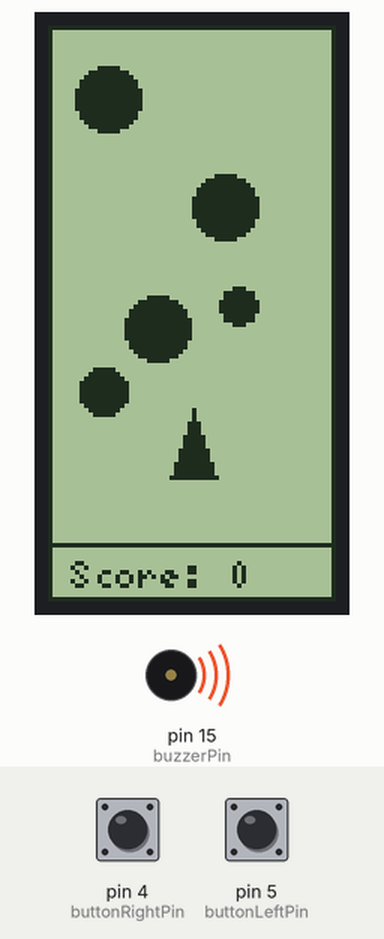
Recording of a sketch running on a simulated Arduino Uno, built with avr-gcc and run on an emulated ATmega328P. On the bench: 64×128 one-colour display, buzzer (waves = sounding). Inputs (shaded band) come from the test bench; at power-on: pin 4 (buttonRightPin) HIGH, pin 5 (buttonLeftPin) HIGH. Random numbers use the default seed unless the sketch sets one.

Above: at 1.25 s.
1.3 s: pin 4 (buttonRightPin) pulled LOW for 0.15 s
At 1.59 s:
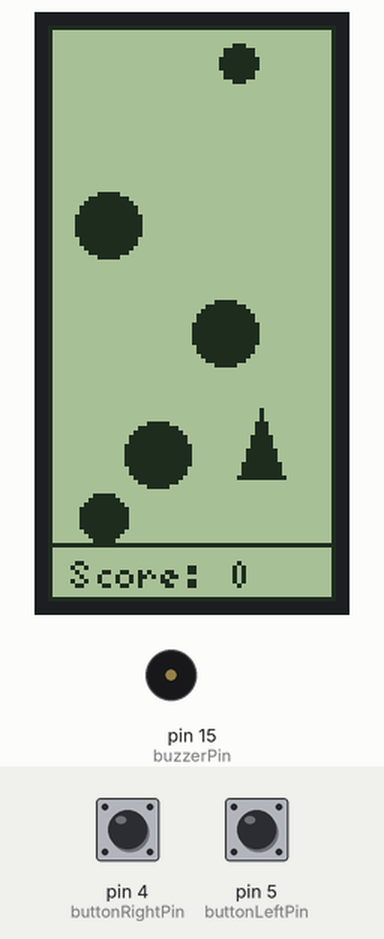
2.0 s: pin 5 (buttonLeftPin) pulled LOW for 0.15 s
At 2.12 s:
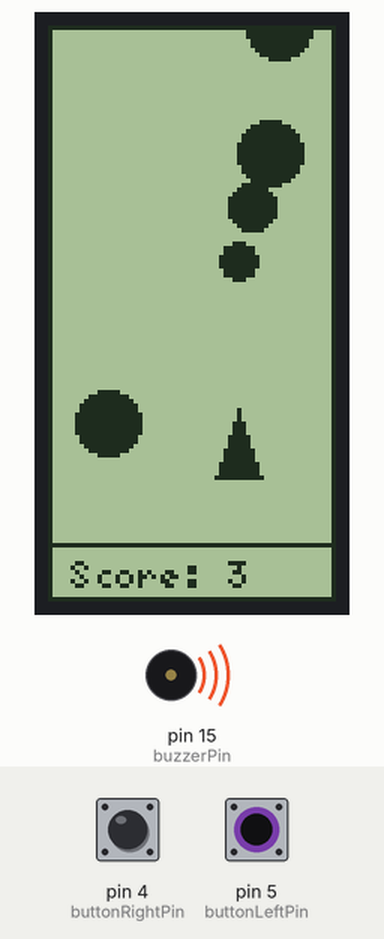
2.7 s: pin 4 (buttonRightPin) pulled LOW for 1 s
At 2.85 s:
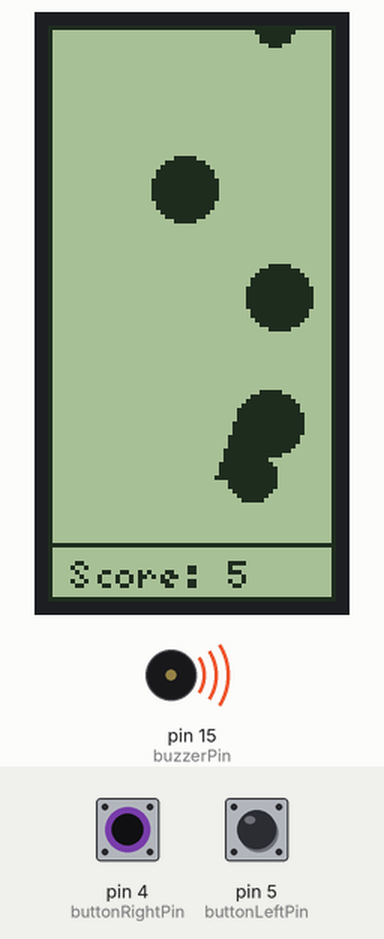
4.3 s: pin 5 (buttonLeftPin) pulled LOW for 1 s
At 4.4 s:
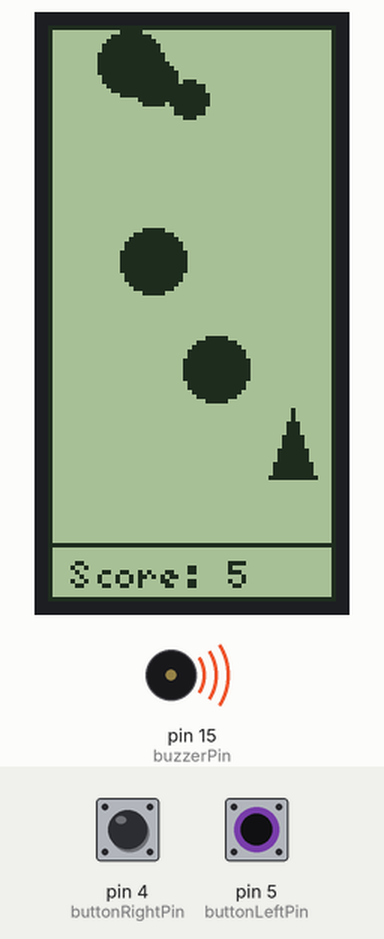
Timing chart, 0 to 6.9 s (numbered marks = the images above; inputs shaded):
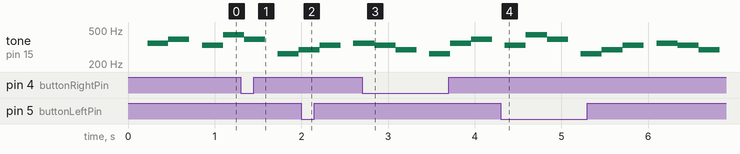

The sketch:

Meteor-Dodge.ino
```cpp
#include <U8g2lib.h>

// Buzzer pin definition
const int buzzerPin = 15;

// Note frequencies (in Hz)
#define NOTE_C4  262
#define NOTE_D4  294
#define NOTE_E4  330
#define NOTE_F4  349
#define NOTE_G4  392
#define NOTE_A4  440
#define NOTE_B4  494
#define NOTE_C5  523
#define NOTE_REST 0

// Space theme melody
const int melody[] = {
  NOTE_C4, NOTE_F4, NOTE_G4, NOTE_REST,
  NOTE_E4, NOTE_A4, NOTE_G4, NOTE_REST,
  NOTE_C4, NOTE_D4, NOTE_E4, NOTE_REST,
  NOTE_F4, NOTE_E4, NOTE_D4, NOTE_REST
};

// Duration of each note (in milliseconds)
const int noteDurations[] = {
  200, 200, 200, 100,
  200, 200, 200, 100,
  200, 200, 200, 100,
  200, 200, 200, 100
};

// Keep track of the current note
int currentNote = 0;
unsigned long lastNoteTime = 0;

// Initialize the ST7920 128x64 display in SPI mode with vertical orientation
U8G2_ST7920_128X64_F_SW_SPI u8g2(U8G2_R1, /* clock (E)=*/ 14, /* data (R/W)=*/ 12, /* CS (RS)=*/ 13, /* reset=*/ U8X8_PIN_NONE);

// Triangle position and size variables
int triangleX = 27;
const int triangleWidth = 10;
const int triangleBaseY = 100;
const int triangleTipY = 85;

// Timing variables
unsigned long previousMillis = 0;
const long interval = 16.67;

// Maximum number of meteors in the game
const int maxMeteorCount = 5;

// Define a structure to represent a meteor
struct Meteor {
  int x;
  int y;
  int size;
  bool active;
};

// Array to hold multiple meteors
Meteor meteors[maxMeteorCount];

// Player's score variable
int score = 0;

// Pin numbers for the left and right buttons
const int buttonLeftPin = 5;
const int buttonRightPin = 4;

void playNote() {
  unsigned long currentTime = millis();

  // Check if it's time to play the next note
  if (currentTime - lastNoteTime >= noteDurations[currentNote]) {
    // Stop the previous note
    noTone(buzzerPin);

    // Move to the next note
    currentNote = (currentNote + 1) % (sizeof(melody) / sizeof(melody[0]));

    // Play the current note if it's not a rest
    if (melody[currentNote] != NOTE_REST) {
      tone(buzzerPin, melody[currentNote]);
    }

    lastNoteTime = currentTime;
  }
}

void setup() {
  u8g2.begin();
  pinMode(buttonLeftPin, INPUT_PULLUP);
  pinMode(buttonRightPin, INPUT_PULLUP);
  pinMode(buzzerPin, OUTPUT);           // Set up the buzzer pin

  // Initialize meteors with random positions and sizes
  for (int i = 0; i < maxMeteorCount; i++) {
    meteors[i].x = random(0, 64);
    meteors[i].y = random(-127, 0);
    meteors[i].size = random(2, 8);
    meteors[i].active = true;
  }
}

void loop() {
  unsigned long currentMillis = millis();

  // Play background music
  playNote();

  if (currentMillis - previousMillis >= interval) {
    previousMillis = currentMillis;

    u8g2.clearBuffer();

    u8g2.setFont(u8g2_font_5x8_tr);
    u8g2.drawStr(5, 125, "Score:");
    u8g2.setCursor(40, 125);
    u8g2.print(score);

    u8g2.drawFrame(0, 0, 64, 128);
    u8g2.drawLine(0, 115, 64, 115);
    u8g2.drawTriangle(triangleX, triangleBaseY, triangleX + 5, triangleTipY, triangleX + 10, triangleBaseY);

    for (int i = 0; i < maxMeteorCount; i++) {
      if (meteors[i].active) {
        u8g2.drawDisc(meteors[i].x, meteors[i].y, meteors[i].size);
        meteors[i].y += 4;

        if (meteors[i].y > 110) {
          meteors[i].y = 0;
          meteors[i].x = random(6, 58);
          score++;
        }

        if (meteors[i].y + meteors[i].size >= triangleTipY && meteors[i].y - meteors[i].size <= triangleBaseY) {
          if (meteors[i].x >= triangleX && meteors[i].x <= triangleX + triangleWidth) {
            score = 0;
            meteors[i].y = 0;
          }
        }
      }
    }

    if (digitalRead(buttonLeftPin) == LOW) {
      triangleX -= 5;
      if (triangleX < 0) triangleX = 0;
    }

    if (digitalRead(buttonRightPin) == LOW) {
      triangleX += 5;
      if (triangleX > 54) triangleX = 54;
    }

    u8g2.sendBuffer();
  }
}
```

Measured:
- by itself, tone on pin 15 (buzzerPin): plays 330 Hz for 0.24 s, 440 Hz for 0.24 s, 392 Hz for 0.24 s, 262 Hz for 0.24 s, 294 Hz for 0.24 s, 330 Hz for 0.24 s … (9 notes in this stretch)
